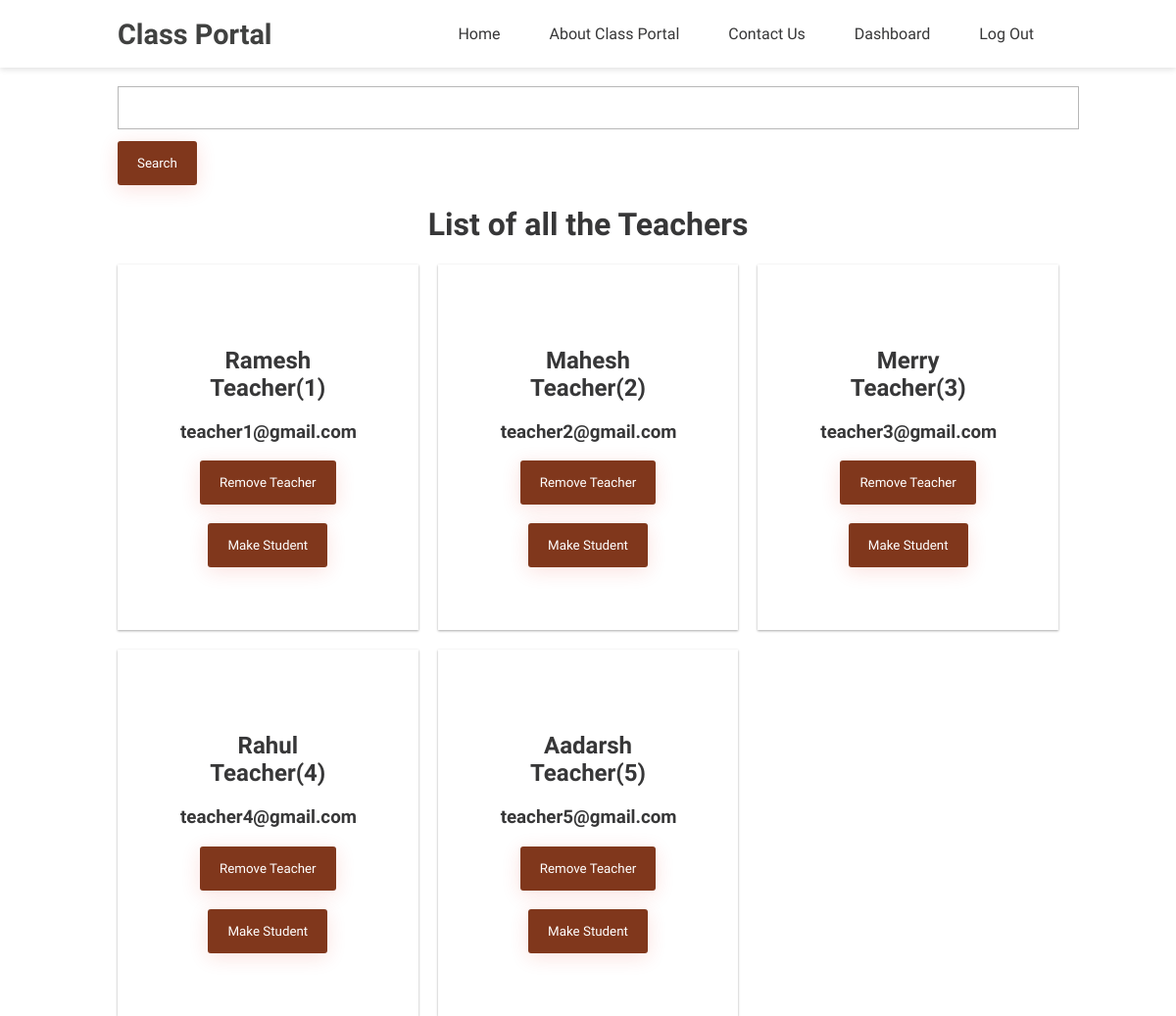
Screenshot of /view-teachers.php (signed in) with the database file from the repository.
### tables this page shows
CREATE TABLE `users` (
  `id` int(100) NOT NULL,
  `username` varchar(100) NOT NULL,
  `email` varchar(100) NOT NULL,
  `password` varchar(200) NOT NULL,
  `user_role` int(10) NOT NULL,
  `Semester` int(11) NOT NULL
);

### view-teachers.php (the view, shortened to what this page needs)
<?php
if (!isset($_SESSION['username'])) :
    header('Location:login.php');
else :
    include("config/db.php");
    include("include/header.php");
?>
<br>
    <div class="container">
            <?php
            $search = isset($_GET['search']) ? $_GET['search'] : '';
            $sql = "SELECT * FROM users WHERE user_role=2 AND (username LIKE '%$search%' OR email LIKE '%$search%')";
            $result = mysqli_query($conn, $sql) or die('Error');
            echo "<form method='GET'><input type='text' name='search' value='$search'><input type='submit' value='Search'></form>";
            ?>
        <h1 style="text-align: center;">List of all the Teachers</h1>
        <div class="cards" id="data">
        <?php
            if (mysqli_num_rows($result) > 0) {
                while ($row = mysqli_fetch_assoc($result)) {
                    $username = $row['username'];
                    $email = $row['email'];
            ?>
                    <div class="card">
                        <h2><?php echo $username ?></h2>
                        <h3><?php echo $email ?></h3>
                        <form id="deleteForm" action="delete_std.php" method="POST">
                            <input type="submit" name="delete" value="Remove Teacher" onclick="return confirmDelete();">
                        </form>
                        <br>
                        <form id="makestd" action="make_std.php" method="POST">
                            <input type="submit" name="makestd" value="Make Student" onclick="return confirmstd();">
                        </form>
                    </div>
            <?php
                }
            } else {
                $error = 'No Students found';
            }
            ?>
        </div>
    </div>
<?php
endif;
?>

### css/main.css (style rules this page uses)
html, body { margin: 0; padding: 0; color: #373738; background: #fff; font-family: 'Varela Round', sans-serif; scroll-behavior: smooth; }
.container { width: 80%; margin: 0 auto; }
input[type="text"], input[type="email"], input[type="password"], input[type="date"] { width: 100%; height: 40px; border: solid 1px #b7b7b7; font-size: 14px; padding-left: 17px; padding-right: -17px; margin-bottom: 12px; font-style: italic; }
input[type="submit"] { background: #80371c; box-shadow: 0 4px 20px 0 rgba(226, 36, 22, 0.137); color: #fff; padding: 15px 20px !important; border: none; border-radius: 3px; font-family: 'Varela Round', sans-serif; }
.cards { display: grid; grid-gap: 20px; grid-template-columns: repeat(auto-fit, minmax(250px, 1fr)); align-content: center; justify-content: center; }
.card { text-align: center; padding: 4em; background-color: #fff; box-shadow: 0 1px 3px rgba(0,0,0,0.12), 0 1px 2px rgba(0,0,0,0.24); transition: all .3s ease-in-out; }

### rows the page displays
users: username "Ramesh Teacher(1)", email "teacher1@gmail.com"
users: username "Mahesh Teacher(2)", email "teacher2@gmail.com"
users: username "Merry Teacher(3)", email "teacher3@gmail.com"
users: username "Rahul Teacher(4)", email "teacher4@gmail.com"
users: username "Aadarsh Teacher(5)", email "teacher5@gmail.com"
